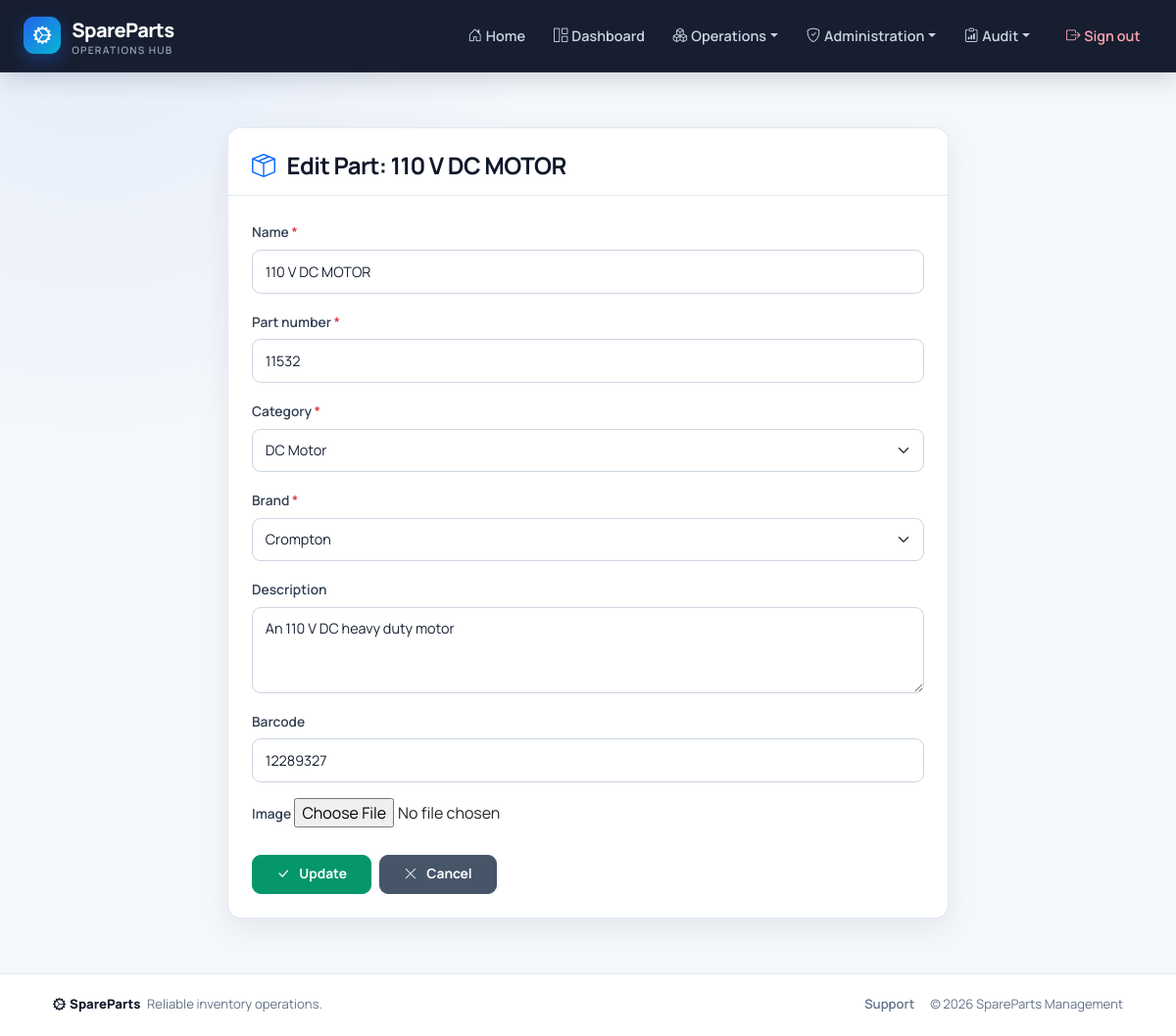
/parts/parts/edit/1/ (signed in), run on the app's committed database.
### parts/models.py (models this page shows, shortened)
class Part(models.Model):
    name = models.CharField(max_length=200)
    part_number = models.CharField(max_length=50, unique=True)
    category = models.ForeignKey(Category, on_delete=models.SET_NULL, null=True)
    brand = models.ForeignKey(Brand, on_delete=models.SET_NULL, null=True)
    description = models.TextField(blank=True, null=True)
    barcode = models.CharField(max_length=100, blank=True, null=True)
    image = models.ImageField(upload_to='parts/', blank=True, null=True)

### parts/views.py (the view)
# urls.py: path('parts/edit/<int:pk>/', views.PartUpdateView.as_view(), name='part_edit'),
class PartUpdateView(LoginRequiredMixin, RoleRequiredMixin, UpdateView):
    model = Part
    form_class = PartForm
    template_name = 'part_form.html'
    success_url = reverse_lazy('parts:part_list')
    allowed_roles = ['admin', 'inventory_manager']

### parts/forms.py
class PartForm(forms.ModelForm):
    class Meta:
        model = Part
        fields = ['name', 'part_number', 'category', 'brand', 'description', 'barcode', 'image']
        widgets = {
            'name': forms.TextInput(attrs={'class': 'form-control'}),
            'part_number': forms.TextInput(attrs={'class': 'form-control'}),
            'category': forms.Select(attrs={'class': 'form-select'}),
            'brand': forms.Select(attrs={'class': 'form-select'}),
            'description': forms.Textarea(attrs={'class': 'form-control', 'rows': 3}),
            'barcode': forms.TextInput(attrs={'class': 'form-control'}),
        }

### core/models.py (called while the page is built)
    def has_access(self, code):
        if not self.is_authenticated or not self.is_active:
            return False
        if self.is_superuser:
            return True
        return self.get_effective_access_permissions().filter(code=code).exists()

### core/templatetags/rbac.py (called while the page is built)
@register.filter
def has_access(user, code):
    return bool(getattr(user, 'has_access', lambda unused: False)(code))

### parts/mixins.py (called while the page is built)
    def get_permission_required(self):
        if self.permission_required:
            return self.permission_required
        model_name = self.model._meta.model_name
        module = self.permission_modules.get(model_name, model_name)
        action = 'view' if self.__class__.__name__.endswith(('ListView', 'DetailView')) else 'manage'
        return f'{module}.{action}'

    def dispatch(self, request, *args, **kwargs):
        if self.get_permission_required() == 'users.manage' and not request.user.is_superuser:
            raise PermissionDenied("Only a super admin can manage users and permissions.")
        if request.user.is_authenticated and request.user.has_access(self.get_permission_required()):
            return super().dispatch(request, *args, **kwargs)
        raise PermissionDenied("You do not have permission to access this page.")

### parts/models.py (called while the page is built)
    def __str__(self):
        return self.name

    def __str__(self):
        return self.name

### templates/part_form.html (shortened to what this page needs)
{% extends 'base.html' %}
{% block content %}
<div class="container mt-4">
    <div class="row justify-content-center">
        <div class="col-lg-8">
            <div class="card border-0 shadow-sm">
                <div class="card-header bg-transparent border-0 pt-4 pb-3 px-4">
                    <h4 class="mb-0 fw-bold">
                        <i class="bi bi-box-seam text-primary me-2"></i>
                        {% if view.object %}
                            Edit Part: {{ view.object.name }}
                        {% else %}
                            Add New Part
                        {% endif %}
                    </h4>
                </div>
                <div class="card-body p-4">
                    <form method="post">
                        {% for field in form %}
                            <div class="mb-3">
                                <label for="{{ field.id_for_label }}" class="form-label fw-semibold">
                                    {{ field.label }}
                                    {% if field.field.required %}
                                        <span class="text-danger">*</span>
                                    {% endif %}
                                </label>
                                {% if field.field.widget.input_type == 'textarea' %}
                                    <textarea name="{{ field.name }}"
                                              id="{{ field.id_for_label }}"
                                              class="form-control {% if field.errors %}is-invalid{% endif %}"
                                              rows="4">{{ field.value|default:'' }}</textarea>
                                {% else %}
                                    {{ field }}
                                {% endif %}
                            </div>
                        {% endfor %}
                        <div class="d-flex gap-2 mt-4">
                            <button type="submit" class="btn btn-success px-4">
                                <i class="bi bi-check-lg me-1"></i>
                                {% if view.object %}Update{% else %}Save{% endif %}
                            </button>
                            <a href="{% url 'parts:part_list' %}" class="btn btn-secondary px-4">
                                <i class="bi bi-x-lg me-1"></i>Cancel
                            </a>
                        </div>
                    </form>
                </div>
            </div>
        </div>
    </div>
</div>
{% endblock %}

### templates/base.html (style rules this page uses)
:root { --sp-navy: #0f172a; --sp-navy-soft: #1e293b; --sp-primary: #2563eb; --sp-primary-dark: #1d4ed8; --sp-cyan: #06b6d4; --sp-surface: #ffffff; --sp-bg: #f4f7fb; --sp-border: #e2e8f0; --sp-muted: #64748b; --sp-text: #172033; --sp-radius: 14px; --sp-shadow: 0 10px 30px rgba(15, 23, 42, .07); }
* { box-sizing: border-box; }
html { scroll-behavior: smooth; }
body { min-height: 100vh; display: flex; flex-direction: column; margin: 0; color: var(--sp-text); background: radial-gradient(circle at 8% 0%, rgba(37, 99, 235, .07), transparent 28rem), var(--sp-bg); font-family: "Manrope", system-ui, -apple-system, "Segoe UI", sans-serif; -webkit-font-smoothing: antialiased; }
a { text-underline-offset: 3px; }
h1, h2, h3, h4, h5, h6 { color: var(--sp-navy); letter-spacing: -.025em; }
.card { border: 1px solid rgba(226, 232, 240, .9) !important; border-radius: var(--sp-radius) !important; background: var(--sp-surface); box-shadow: var(--sp-shadow) !important; overflow: hidden; }
.card-header { padding: 1rem 1.25rem; background: #fff !important; border-bottom: 1px solid var(--sp-border) !important; }
.card-body { padding: 1.3rem; }
.form-label, form p > label { margin-bottom: .45rem; color: #334155; font-size: .86rem; font-weight: 700; }
.form-control, .form-select, form p input:not([type="checkbox"]):not([type="radio"]), form p select, form p textarea { width: 100%; min-height: 44px; padding: .65rem .8rem; border: 1px solid #cbd5e1; border-radius: 9px; background-color: #fff; color: var(--sp-text); font: inherit; font-size: .9rem; transition: border-color .18s ease, box-shadow .18s ease; }
.btn { min-height: 40px; display: inline-flex; align-items: center; justify-content: center; gap: .35rem; padding: .55rem .9rem; border-radius: 9px; font-size: .86rem; font-weight: 700; box-shadow: none !important; transition: transform .16s ease, background .16s ease, border-color .16s ease; }
.btn-success { background: #059669; border-color: #059669; }
.btn-secondary { background: #475569; border-color: #475569; }

### data on the page
Part: object.name "110 V DC MOTOR", form "110 V DC MOTOR" "11532" "DC Motor" "Crompton" "An 110 V DC heavy duty motor" "12289327"

### other printed values
{{ field.label }} "Name" "Part number" "Category" "Brand" "Description" "Barcode" "Image"
